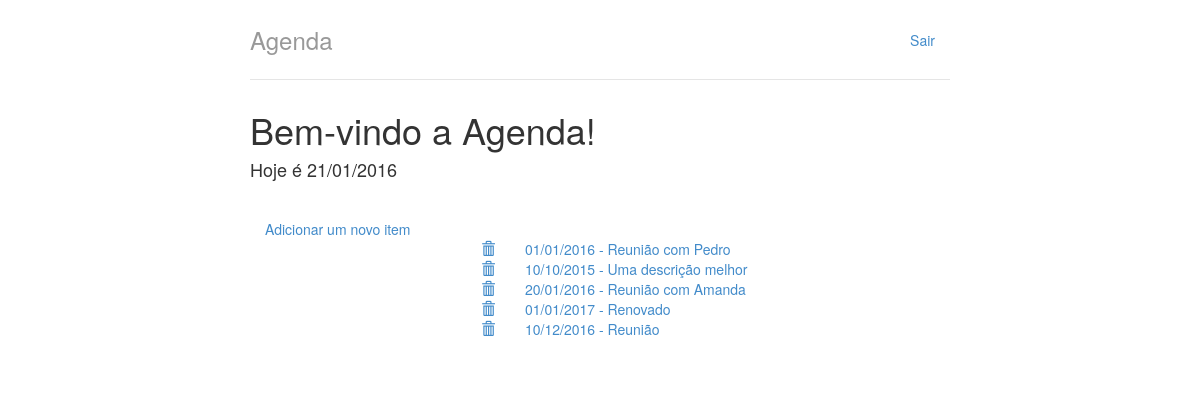
Page / (signed in) on the earlier database version.
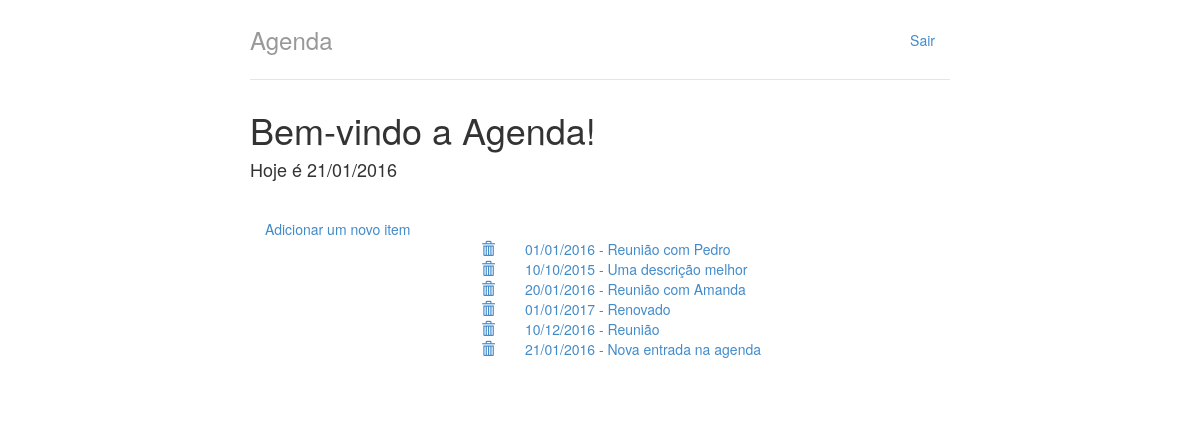
Same page on the later database version.
### agenda/models.py (models this page shows, shortened)
class ItemAgenda(models.Model):
	data = models.DateField()
	hora = models.TimeField()
	titulo = models.CharField(max_length=100)
	descricao = models.TextField()
	usuario = models.ForeignKey(User)
	participantes = models.ManyToManyField(User, related_name="item_participantes")

### agenda/views.py (the view)
# urls.py: url(r'^$', views.lista, name="lista"),
@login_required
def lista(request):
	lista_de_itens = ItemAgenda.objects.filter(usuario=request.user)
	return render(request, 'lista.html', {"lista_de_itens": lista_de_itens})

### agenda/templates/lista.html
{% extends 'base.html' %}
{% block body %}
<div class="col-md-12">
	<div class="row">
		<div class="col-md-12">
			<a href="adiciona/">Adicionar um novo item</a>
		</div>
	</div>
	<div class="row">
		<ul>
			{% for item in lista_de_itens %}
			<li style="list-style-type: none;">
				<div class="col-md-4">
					<a href="{% url 'remove' item.id %}" class="pull-right">
						<span class="glyphicon glyphicon-trash"></span>
					</a>
				</div>
				<div class="col-md-8">
					<a href="{% url 'detalha' item.id %}" class="pull-left">
						{{ item.data|date:'d/m/Y'}} - {{ item.titulo }}
					</a>
				</div>
			</li>
			{% empty %}
				<li>Sem itens na lista</li>
			{% endfor %}
		</ul>
	</div>
</div>
{% endblock %}

Differences in the rows shown:
added ItemAgenda: data "21/01/2016", titulo "Nova entrada na agenda"
